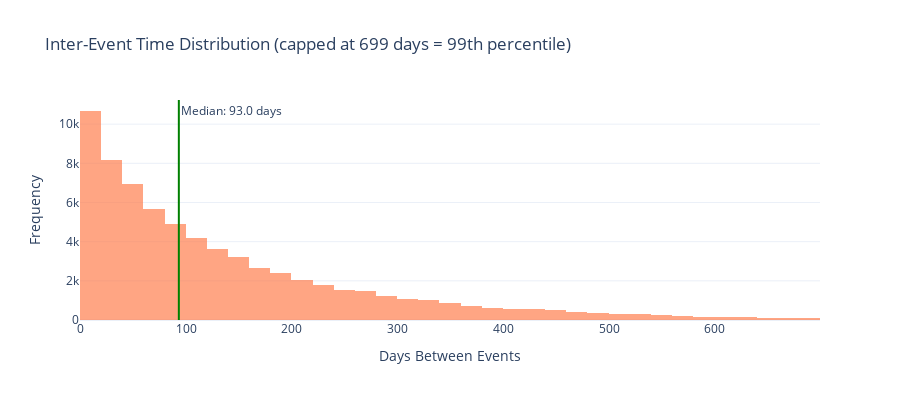

The cell this chart's notebook holds for it:
### Markdown cell above
## 1a.7 Inter-Event Timing Analysis

**📖 Understanding Inter-Event Time:**
- Time between consecutive events for each entity
- Short inter-event time: Frequent engagement
- Long inter-event time: Sporadic usage or churn risk

### Code cell
# Compute inter-event times for all entities with >1 event
inter_event_times = []

for entity, group in df_temp.groupby(ENTITY_COLUMN):
    if len(group) < 2:
        continue
    sorted_times = group[TIME_COLUMN].sort_values()
    diffs = sorted_times.diff().dropna()
    inter_event_times.extend(diffs.dt.total_seconds() / 86400)  # Convert to days

if inter_event_times:
    inter_event_series = pd.Series(inter_event_times)
    
    print("\u23f1\ufe0f  Inter-Event Time Distribution (days):")
    print(f"   Min: {inter_event_series.min():.2f}")
    print(f"   25th percentile: {inter_event_series.quantile(0.25):.2f}")
    print(f"   Median: {inter_event_series.median():.2f}")
    print(f"   Mean: {inter_event_series.mean():.2f}")
    print(f"   75th percentile: {inter_event_series.quantile(0.75):.2f}")
    print(f"   Max: {inter_event_series.max():.2f}")
    
    # Histogram
    fig = go.Figure()
    
    # Cap at 99th percentile for visualization
    cap = inter_event_series.quantile(0.99)
    display_data = inter_event_series[inter_event_series <= cap]
    
    fig.add_trace(go.Histogram(
        x=display_data,
        nbinsx=50,
        name="Inter-Event Time",
        marker_color="coral",
        opacity=0.7
    ))
    
    fig.add_vline(x=inter_event_series.median(), line_dash="solid", line_color="green",
                  annotation_text=f"Median: {inter_event_series.median():.1f} days",
                  annotation_position="top right")
    
    fig.update_layout(
        title=f"Inter-Event Time Distribution (capped at {cap:.0f} days = 99th percentile)",
        xaxis_title="Days Between Events",
        yaxis_title="Frequency",
        template="plotly_white",
        height=400
    )
    display_figure(fig)
else:
    print("Not enough multi-event entities to analyze inter-event timing")

### Figure 1 — Plotly figure (JSON) as saved in the notebook; plotly's stock layout.template omitted (floating-point values rounded to 4 significant figures; data arrays with more than 128 entries replaced by an {"elided": "..."} marker saying what was removed)
{"data": [{"marker": {"color": "coral"}, "name": "Inter-Event Time", "nbinsx": 50, "opacity": 0.7, "type": "histogram", "x": {"elided": "69147 float values"}}], "layout": {"annotations": [{"showarrow": false, "text": "Median: 93.0 days", "x": 93, "xanchor": "left", "xref": "x", "y": 1, "yanchor": "top", "yref": "y domain"}], "height": 400, "shapes": [{"line": {"color": "green", "dash": "solid"}, "type": "line", "x0": 93, "x1": 93, "xref": "x", "y0": 0, "y1": 1, "yref": "y domain"}], "title": {"text": "Inter-Event Time Distribution (capped at 699 days = 99th percentile)"}, "xaxis": {"title": {"text": "Days Between Events"}}, "yaxis": {"title": {"text": "Frequency"}}}}
